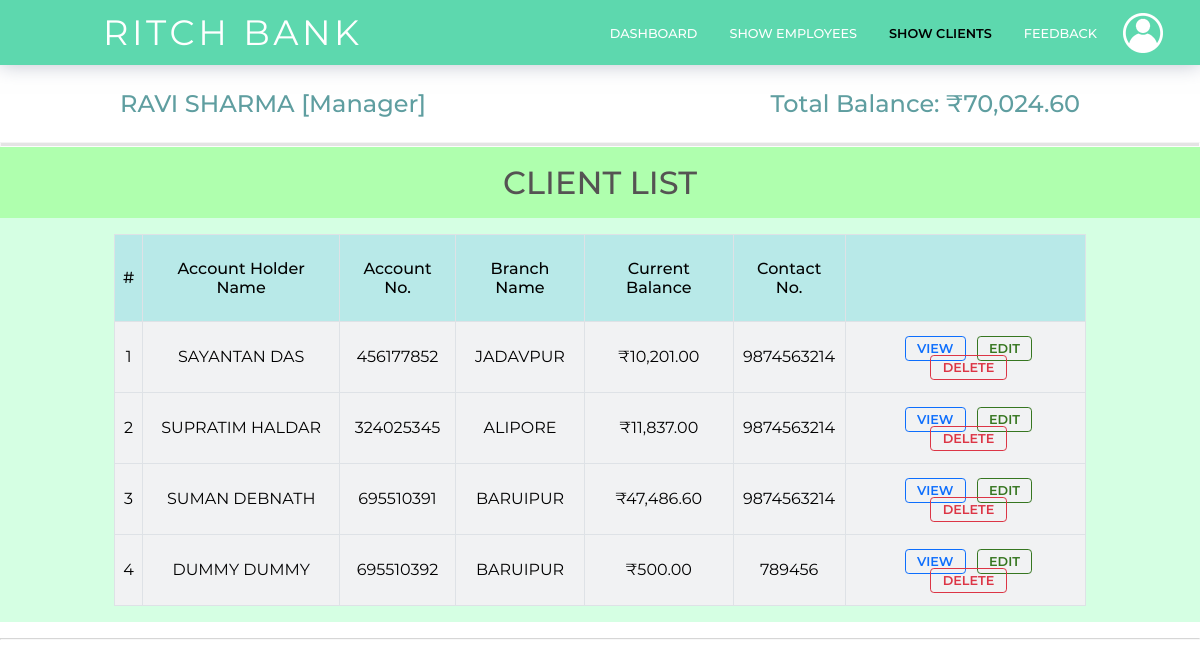
/manager/client-list.php (signed in), run on the app's committed database.
### tables this page shows
CREATE TABLE `managerlogin` (
  `id` int(4) NOT NULL,
  `first_name` varchar(50) NOT NULL,
  `last_name` varchar(50) NOT NULL,
  `email` varchar(50) NOT NULL,
  `password` varchar(255) NOT NULL
);

CREATE TABLE `clientaccounts` (
  `id` int(4) NOT NULL,
  `email` varchar(30) NOT NULL,
  `password` varchar(255) NOT NULL,
  `first_name` varchar(50) NOT NULL,
  `last_name` varchar(50) NOT NULL,
  `gender` varchar(50) NOT NULL,
  `dob` date NOT NULL,
  `balance` double NOT NULL,
  `aadhaar_no` bigint(50) NOT NULL,
  `contact_no` bigint(50) NOT NULL,
  `state` varchar(50) NOT NULL,
  `district` varchar(50) NOT NULL,
  `city` varchar(50) NOT NULL,
  `pincode` int(50) NOT NULL,
  `address` varchar(255) NOT NULL,
  `source` varchar(50) NOT NULL,
  `account_no` bigint(50) NOT NULL,
  `account_type` varchar(50) NOT NULL,
  `branch_id` int(50) NOT NULL,
  `date` datetime NOT NULL
);

CREATE TABLE `branch` (
  `branch_id` int(4) NOT NULL,
  `branch_name` varchar(30) NOT NULL,
  `branch_code` varchar(6) NOT NULL
);

### manager/client-list.php (the view, shortened to what this page needs)
<?php
    include "../backend/connect.php";
?>
<!DOCTYPE html>
<html>
<head>
    <link href = "../css/style.css" rel="stylesheet"></link>
</head>
<body>
    <header>
        <hi class="logo">RITCH BANK</hi>
        <nav>
            <ul>
                <li><a href="manager-dashboard.php">Dashboard</a></li>
                <li><a href="employee-list.php">Show Employees</a></li>
                <li><a href="#/" class="active-link">Show Clients</a></li>
                <li><a href="#">Feedback</a></li>
            </ul>
        </nav>
        <div class="login">
            <ul>
                <li><a href="#/"><img class="profile-icon" src="../img/Profile-icon.png" alt="NO img"></a>
                </li>
            </ul>
        </div>
    </header>
    <main>
        <section class="breadcrumbs">
            <div class="breadcrumbs-title">
                <?php
                        $ar = $con->query("SELECT * FROM `managerLogin` WHERE `id` = '$_SESSION[managerId]' LIMIT 1");
                        $userData = $ar->fetch_assoc();
                        $arr = $con->query("SELECT SUM(`balance`) AS total_balance FROM `clientAccounts`");
                        $row = $arr->fetch_assoc();
                        echo "  <h2>".$userData['first_name']." ".$userData['last_name']." [Manager] </h2>
                                <h2>Total Balance:  <script>var balanceNav =".$row['total_balance'].";</script>
                                <span id='balanceNav'></span> </h2>";
                    ?>
            </div>
        </section>
        <hr class="breadcrumbs-hr">
        <section class="container-color-tables">
            <h1>Client List</h1>
            <div class="container">
                <table>
                    <thead>
                        <tr>
                            <th scope="col">#</th>
                            <th scope="col">Account Holder Name</th>
                            <th scope="col">Account No.</th>
                            <th scope="col">Branch Name</th>
                            <th scope="col">Current Balance</th>
                            <th scope="col">Contact No.</th>
                            <th scope="col"></th>
                        </tr>
                    </thead>
                    <tbody>
                        <?php
                            $i=0;
                            $array = $con->query("SELECT * FROM `clientAccounts`, `branch` WHERE `clientAccounts`.`branch_id` = `branch`.`branch_id` ORDER BY `clientAccounts`.`id` ASC");
                            if ($array->num_rows > 0)
                            {
                                while ($row = $array->fetch_assoc())
                                {
                                    $i++;
                                    echo "<tr>
                                            <td scope='row'>".$i."</td>
                                            <td>".$row['first_name']." ".$row['last_name']."</td>
                                            <td>".$row['account_no']."</td>
                                            <td>".$row['branch_name']."</td>
                                            <td class='balCurrent'></td>";
                                            ?>
                                            <?php
                                    echo "  <td>".$row['contact_no']."</td>
                                            <td>
                                                <a class='btn btn-view' id='btn-view-table' href='client-details.php?clientID=".$row['id']."'title='View More info'>View</a>
                                                <a class='btn btn-view' id='btn-edit-table' href='client-details-edit.php?id=".$row['id']."'title='Edit Client Details'>Edit</a>
                                                <a class='btn btn-delete' id='btn-delete-table' href='client-list.php?delete=".$row['id']."' onclick='return checkDelete()' title='Delete this account'>Delete</a>
                                            </td>
                                        </tr>";
                                }
                            }
                        ?>
                    </tbody>
                </table>
            </div>
        </section>
        <hr>
    </main>
    <footer></footer>
</body>
</html>

### data on the page
managerlogin: first_name "RAVI", last_name "SHARMA"
clientaccounts: first_name "SAYANTAN", last_name "DAS", account_no "456177852", branch.branch_name "JADAVPUR", contact_no "9874563214"
clientaccounts: first_name "SUPRATIM", last_name "HALDAR", account_no "324025345", branch.branch_name "ALIPORE", contact_no "9874563214"
clientaccounts: first_name "SUMAN", last_name "DEBNATH", account_no "695510391", branch.branch_name "BARUIPUR", contact_no "9874563214"
clientaccounts: first_name "DUMMY", last_name "DUMMY", account_no "695510392", branch.branch_name "BARUIPUR", contact_no "789456"
